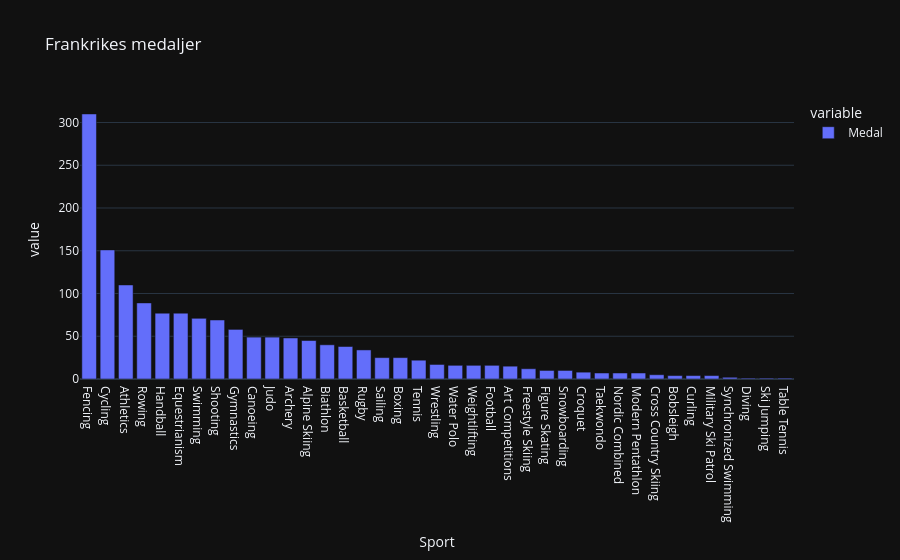

Source (notebook cell):
### Code cell
# Frankrikes medaljer filtreras
fra_medals = df_program[(df_program["Team"] == "France") & (df_program["Medal"].notna())]

# Medalj per sport
medals_per_sport = (fra_medals.groupby("Sport")["Medal"].count().sort_values(ascending=False))

print(medals_per_sport)

px.bar(medals_per_sport, title="Frankrikes medaljer")

#px.line(medals_per_sport, title="Antal medaljer")

### Figure 1 — Plotly figure (JSON) as saved in the notebook; plotly's stock layout.template omitted (floating-point values rounded to 4 significant figures)
{"data": [{"hovertemplate": "variable=Medal<br>Sport=%{x}<br>value=%{y}<extra></extra>", "legendgroup": "Medal", "marker": {"color": "#636efa", "pattern": {"shape": ""}}, "name": "Medal", "orientation": "v", "showlegend": true, "textposition": "auto", "x": ["Fencing", "Cycling", "Athletics", "Rowing", "Handball", "Equestrianism", "Swimming", "Shooting", "Gymnastics", "Canoeing", "Judo", "Archery", "Alpine Skiing", "Biathlon", "Basketball", "Rugby", "Sailing", "Boxing", "Tennis", "Wrestling", "Water Polo", "Weightlifting", "Football", "Art Competitions", "Freestyle Skiing", "Figure Skating", "Snowboarding", "Croquet", "Taekwondo", "Nordic Combined", "Modern Pentathlon", "Cross Country Skiing", "Bobsleigh", "Curling", "Military Ski Patrol", "Synchronized Swimming", "Diving", "Ski Jumping", "Table Tennis"], "xaxis": "x", "y": [310, 151, 110, 89, 77, 77, 71, 69, 58, 49, 49, 48, 45, 40, 38, 34, 25, 25, 22, 17, 16, 16, 16, 15, 12, 10, 10, 8, 7, 7, 7, 5, 4, 4, 4, 2, 1, 1, 1], "yaxis": "y", "type": "bar"}], "layout": {"xaxis": {"anchor": "y", "domain": [0.0, 1.0], "title": {"text": "Sport"}}, "yaxis": {"anchor": "x", "domain": [0.0, 1.0], "title": {"text": "value"}}, "legend": {"title": {"text": "variable"}, "tracegroupgap": 0}, "title": {"text": "Frankrikes medaljer"}, "barmode": "relative"}}
